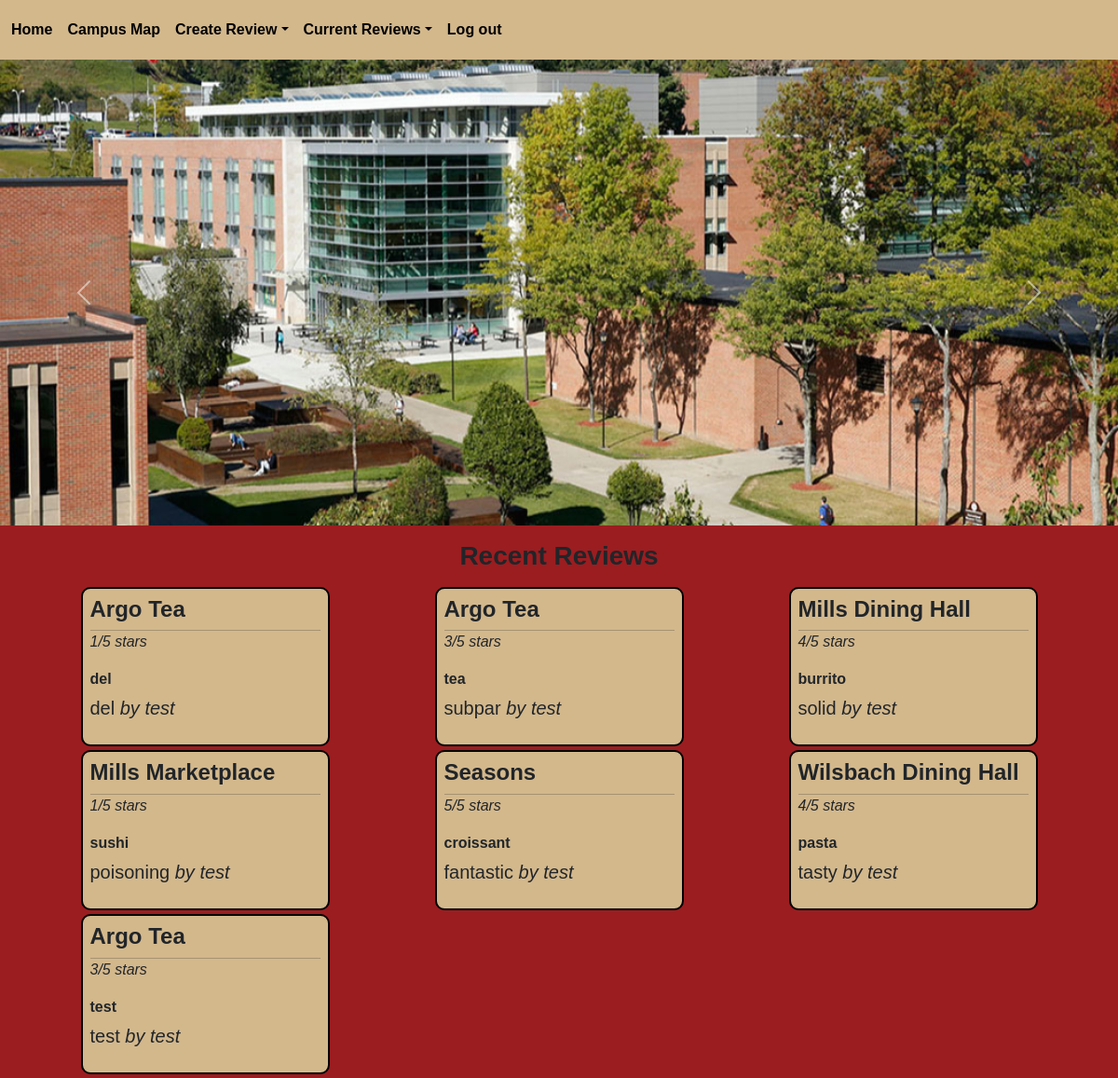
The page /menu on the database its author committed.
### py_src/snacks/main.py (models this page shows)
class Review(SQLModel, table=True):
    __tablename__ = "reviews"
    review_id: int | None = Field(default=None, primary_key=True)
    author_id: int = Field(nullable=False, foreign_key="users.user_id")
    location_id: int = Field(nullable=False, foreign_key="locations.location_id")
    title: str = Field(nullable=False)
    body: str = Field(nullable=False)
    rating: int = Field(nullable=False)
    author: "User" = Relationship(back_populates="reviews")
    location: "Location" = Relationship(back_populates="reviews")

class Location(SQLModel, table=True):
    __tablename__ = "locations"
    location_id: int | None = Field(default=None, primary_key=True)
    name: str = Field(default=None, nullable=False, index=True)
    reviews: list["Review"] = Relationship(back_populates="location")

class User(SQLModel, table=True):
    __tablename__ = "users"
    user_id: int | None = Field(default=None, primary_key=True)
    username: str = Field(index=True, unique=True, nullable=False)
    password: str = Field(nullable=False)
    reviews: list["Review"] = Relationship(back_populates="author")

### py_src/snacks/main.py (the view)
@app.get("/menu", response_class=HTMLResponse)
async def allreviews(request: Request, db: Session = Depends(get_session)):
    reviews = db.exec(
        select(Review, User, Location)
        .join(User, Review.author_id == User.user_id)
        .join(Location, Review.location_id == Location.location_id)
    ).all()
    allreviews = []
    for review, user, location in reviews:
        allreviews.append(
            {
                "title": review.title,
                "body": review.body,
                "rating": review.rating,
                "author": user.username,
                "location": location.name,
            }
        )
    return templates.TemplateResponse(
        "menu.html", {"request": request, "reviews": allreviews}
    )

### py_src/templates/menu.html (shortened to what this page needs)
<!DOCTYPE html>
<html lang="en">
<head>
  <link href="https://cdn.jsdelivr.net/npm/bootstrap@5.3.3/dist/css/bootstrap.min.css" rel="stylesheet"
>
  <link rel="stylesheet" href="{{ url_for('static', path='/styles/menu.css') }}" />
</head>
<body>
  <nav class="navbar navbar-expand-lg navbar-custom bg-custom">
  <div class="container-fluid p-1">
    <ul class="navbar-nav">
      <li class="nav-item custom">
        <a class="nav-link text-black custom fw-bold" href="/menu"> Home</a>
      </li>
      <li class="nav-item">
        <a class="nav-link text-black fw-bold" href="/map"> Campus Map</a>
      </li>
      <li class="nav-item dropdown">
        <a class="nav-link dropdown-toggle text-black fw-bold" data-bs-toggle="dropdown" role="button"
          aria-expanded="false">Create Review</a>
      </li>
      <li class="nav-item dropdown">
        <a class="nav-link dropdown-toggle text-black fw-bold" data-bs-toggle="dropdown" role="button"
          aria-expanded="false"> Current Reviews</a>
      </li>
    </ul>
    <li class="nav-item">
      <a class="nav-link text-black fw-bold" href="auth/login"> Log out</a>
    </li>
  </div>
  </nav>
  <div class="carousel slide" id="carouselautoplay" data-bs-ride="carousel">
    <div class="carousel-inner">
      <div class="carousel-item active">
        <img class="d-block w-100 object-fit-fill" src="../../static/images/OneontaScenery.jpg" alt="Scenery">
      </div>
    </div>
    <button class="carousel-control-prev" type="button" data-bs-target="#carouselautoplay" data-bs-slide="prev">
      <span class="carousel-control-prev-icon" aria-hidden="true"></span>
    </button>
    <button class="carousel-control-next" type="button" data-bs-target="#carouselautoplay" data-bs-slide="next">
      <span class="carousel-control-next-icon" aria-hidden="true"></span>
    </button>
  </div>
  <div class="container text-center my-3">
    <h3 class="fw-bold">Recent Reviews</h3>
  </div>
  <div class="container">
    <div class="row row-cols-3">
      {% for review in reviews %}
      <div class="col d-flex justify-content-center mb-1">
        <article class="w-75 review p-2">
          <h4 class="text-capitalize fw-bold">{{ review.location }}</h4>
          <hr class="bg-dark my-0">
          <p class="fst-italic fs-6 "> {{ review.rating }}/5 stars </p>
          <p class="fw-bold mb-0"> {{ review.title }} </p>
          <p class="fs-5 mt-1">{{ review.body }} <i>by {{ review.author }}</i></p>
        </article>
        </div>
        {% endfor %}
    </div>
  </div>
</body>
</html>

### py_src/static/styles/menu.css (style rules this page uses)
html, body { height: 100%; }
body { font-family: Arial, sans-serif, Ageo; background-color: #9B1D20; }
.review { border: 2px solid black; border-radius: 10px; max-width: 400px; box-sizing: border-box; font-family: Arial, sans-serif; background-color:#d3b88c; }
.navbar-custom { background-color: #d3b88c; }
.carousel-item img { height: 500px; object-fit: contain; }

### rows shown on the page
Review: location "Argo Tea", rating "1", title "del", body "del", author "test"
Location: location "Argo Tea" "Argo Tea"
Review: title "tea", body "subpar"
User: author "test" "test" "test" "test" "test" "test"
Location: location "Mills Dining Hall"
Review: title "burrito", body "solid"
Location: location "Mills Marketplace"
Review: title "sushi", body "poisoning"
Location: location "Seasons"
Review: title "croissant", body "fantastic"
Location: location "Wilsbach Dining Hall"
Review: title "pasta", body "tasty"
Review: title "test", body "test"

### other values the page prints
{{ review.rating }} "3" "4" "1" "5" "4" "3"
